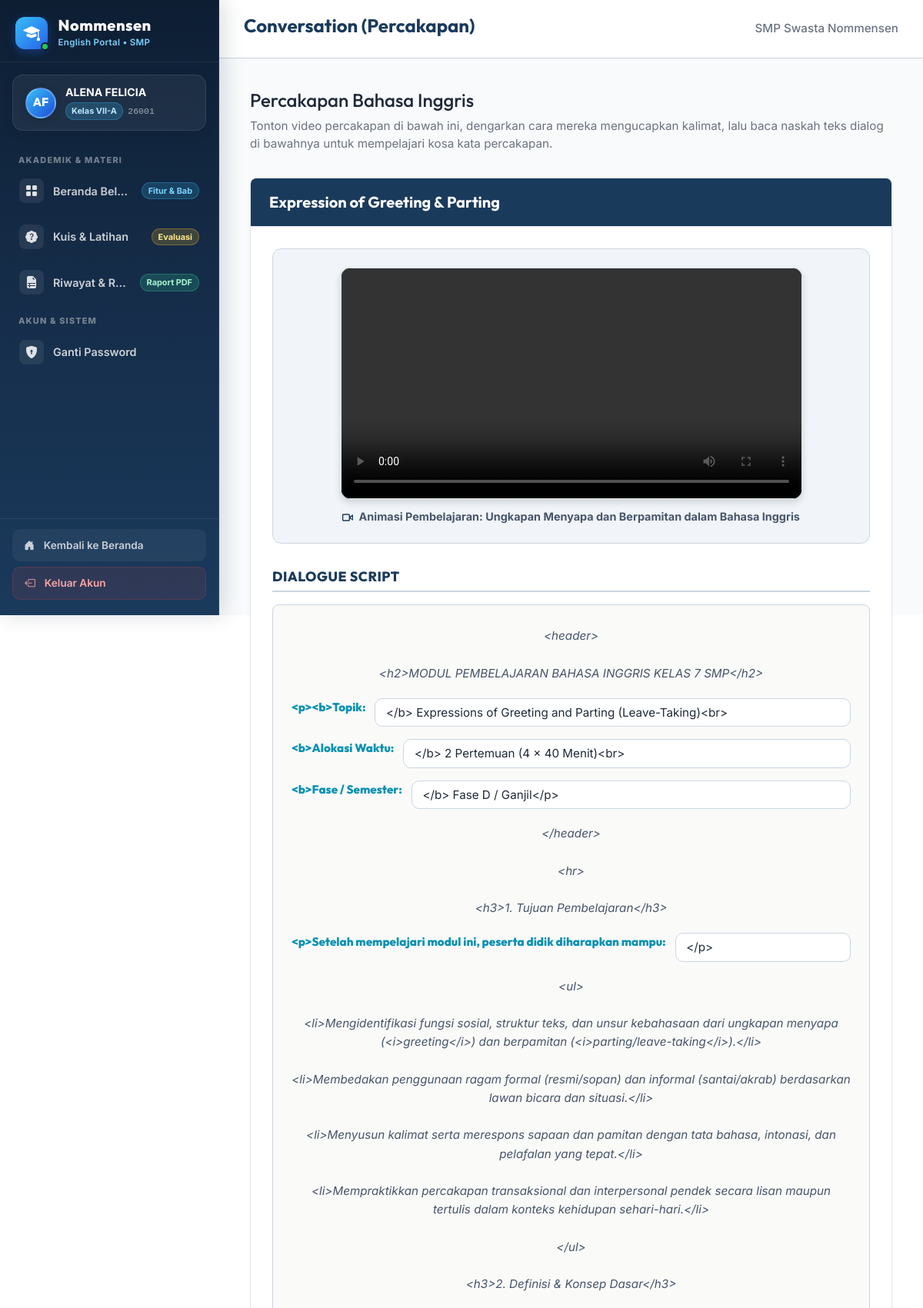
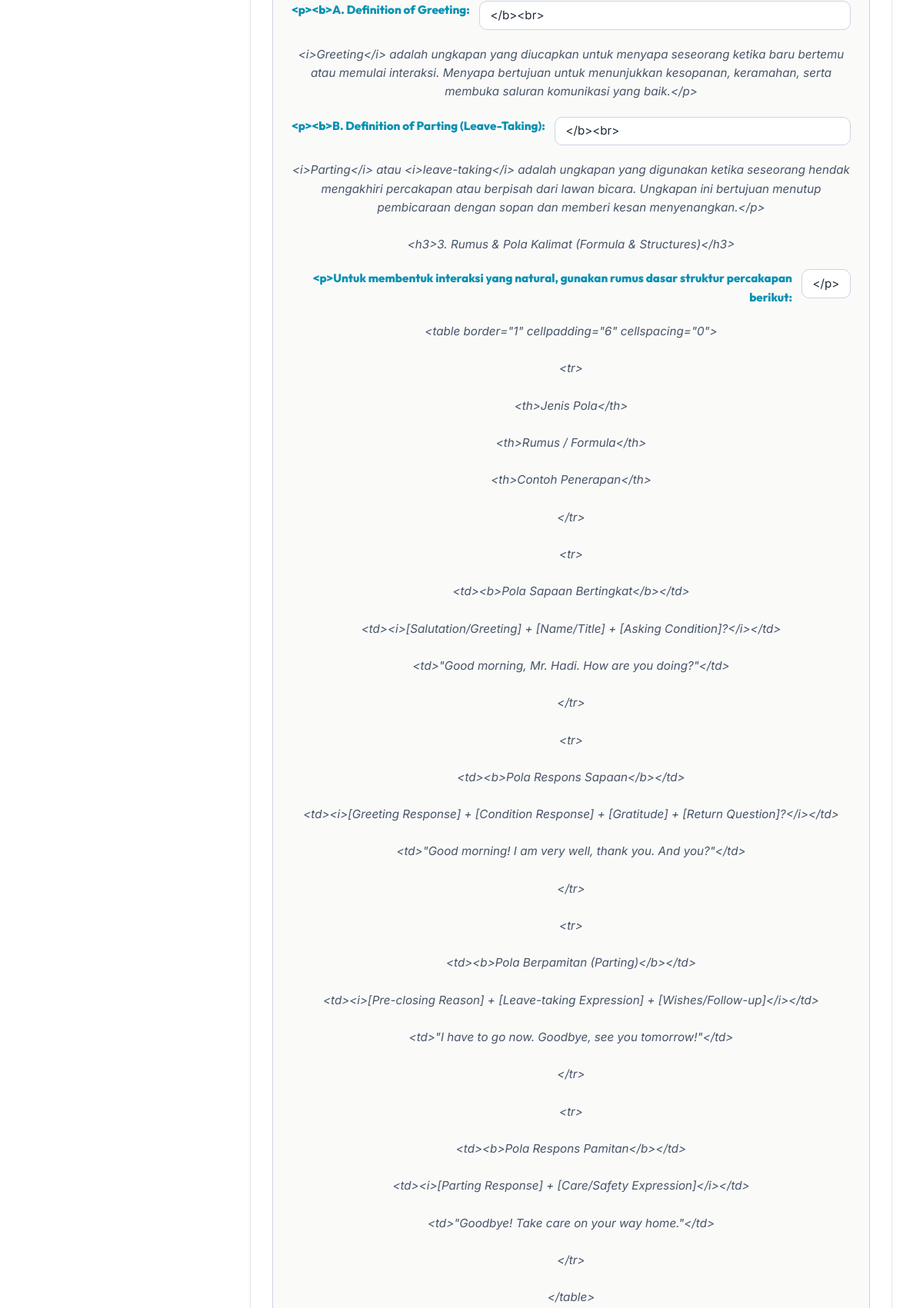
Page /siswa/conversation.php (signed in, upper part) on the committed database (2 pictures, top to bottom).
### tables this page shows
CREATE TABLE `tb_materi` (
  `id_materi` int(11) NOT NULL AUTO_INCREMENT,
  `kategori` varchar(50) NOT NULL,
  `semester` tinyint(1) NOT NULL DEFAULT 1,
  `urutan` int(11) NOT NULL DEFAULT 1,
  `judul_materi` varchar(150) NOT NULL,
  `ringkasan` text DEFAULT NULL,
  `konten_teks` text DEFAULT NULL,
  `created_at` timestamp NOT NULL DEFAULT current_timestamp(),
  `id_guru` int(11) DEFAULT NULL,
  PRIMARY KEY (`id_materi`),
  KEY `id_guru` (`id_guru`),
  CONSTRAINT `tb_materi_ibfk_1` FOREIGN KEY (`id_guru`) REFERENCES `tb_guru` (`id_guru`) ON DELETE SET NULL
);

CREATE TABLE `tb_video` (
  `id_video` int(11) NOT NULL AUTO_INCREMENT,
  `id_materi` int(11) DEFAULT NULL,
  `file_video` varchar(255) NOT NULL,
  `keterangan` varchar(255) DEFAULT NULL,
  PRIMARY KEY (`id_video`),
  KEY `id_materi` (`id_materi`),
  CONSTRAINT `tb_video_ibfk_1` FOREIGN KEY (`id_materi`) REFERENCES `tb_materi` (`id_materi`) ON DELETE CASCADE
);

### siswa/conversation.php (the view, shortened to what this page needs)
<?php
require_once '../config.php';
try {
    $stmt_materi = $pdo->prepare("
        SELECT DISTINCT m.*
        FROM tb_materi m
        JOIN tb_video v ON m.id_materi = v.id_materi
        ORDER BY m.urutan ASC
    ");
    $stmt_materi->execute();
    $units = $stmt_materi->fetchAll();
} catch (PDOException $e) {
    die("Gagal mengambil data materi: " . $e->getMessage());
}
require_once '../includes/header.php';
require_once '../includes/sidebar.php';
?>
<main class="siswa-main">
    <header class="siswa-header">
        <h1>Conversation (Percakapan)</h1>
        <div class="siswa-header-school">SMP Swasta Nommensen</div>
    </header>
    <div class="siswa-content">
        <div style="margin-bottom: 2rem;">
            <h2 style="font-family: 'Outfit', sans-serif; font-size: 1.5rem; color: #1f2937; margin-bottom: 0.5rem;">Percakapan Bahasa Inggris</h2>
            <p style="color: #6b7280; font-size: 0.95rem;">Tonton video percakapan di bawah ini, dengarkan cara mereka mengucapkan kalimat, lalu baca naskah teks dialog di bawahnya untuk mempelajari kosa kata percakapan.</p>
        </div>
        <?php if (empty($units)): ?>
            <div style="background: #ffffff; padding: 2rem; border-radius: 8px; border: 1px solid #cbd5e1; text-align: center; color: #6b7280;">
                Belum ada materi Conversation yang tersedia saat ini.
            </div>
        <?php else: ?>
            <?php foreach ($units as $unit): ?>
                <?php
                try {
                    $stmt_video = $pdo->prepare("SELECT * FROM tb_video WHERE id_materi = :id LIMIT 1");
                    $stmt_video->execute(['id' => $unit['id_materi']]);
                    $video = $stmt_video->fetch();
                } catch (PDOException $e) {
                    $video = null;
                }
                ?>
                <div style="margin-bottom: 3.5rem; background: #ffffff; border: 1px solid #e2e8f0; box-shadow: var(--shadow-sm); border-radius: 8px; overflow: hidden; box-shadow: 0 4px 6px rgba(0, 0, 0, 0.03);">
                    <div style="background-color: var(--accent-blue); color: #ffffff; padding: 1rem 1.5rem; font-family: 'Outfit', sans-serif; font-weight: 700; font-size: 1.25rem; border-bottom: 1px solid #e2e8f0;">
                        <?= htmlspecialchars($unit['judul_materi']) ?>
                    </div>
                    <div style="padding: 1.75rem;">
                        <div style="display: flex; flex-direction: column; align-items: center; margin-bottom: 2rem; background-color: #f1f5f9; padding: 1.5rem; border-radius: 12px; border: 1px solid var(--border-color);">
                            <?php if ($video): ?>
                                <video src="../assets/video/<?= htmlspecialchars($video['file_video']) ?>" controls style="width: 100%; max-width: 600px; border-radius: 12px; border: 1px solid #e2e8f0; box-shadow: var(--shadow-sm); background-color: #000000; box-shadow: 0 4px 10px rgba(0,0,0,0.15);"></video>
                                <div style="margin-top: 0.75rem; font-weight: 700; color: #475569; font-size: 0.9rem;">
                                    <?= htmlspecialchars($video['keterangan'] ?? 'Video Percakapan') ?>
                                </div>
                            <?php endif; ?>
                        </div>
                        <div>
                            <h3 style="font-family: 'Outfit', sans-serif; font-size: 1.1rem; font-weight: 800; color: var(--accent-blue); margin-bottom: 1rem; border-bottom: 2px solid var(--border-color); padding-bottom: 0.5rem; text-transform: uppercase; letter-spacing: 0.5px;">
                                Dialogue Script
                            </h3>
                            <div style="background-color: #fafaf9; border: 1px solid var(--border-color); padding: 1.5rem; border-radius: 8px; box-shadow: inset 0 2px 4px rgba(0,0,0,0.01);">
                                <?php
                                $lines = explode("\n", $unit['konten_teks']);
                                foreach ($lines as $line) {
                                    $line = trim($line);
                                    if ($line === '') continue;
                                    $colon_pos = strpos($line, ':');
                                    if ($colon_pos !== false) {
                                        $speaker = trim(substr($line, 0, $colon_pos));
                                        $dialog = trim(substr($line, $colon_pos + 1));
                                        $label_color = ($speaker === 'A') ? 'var(--accent-blue)' : '#0891b2';
                                        ?>
                                        <div style="margin-bottom: 1rem; display: flex; gap: 0.75rem; font-size: 0.95rem; line-height: 1.6; align-items: flex-start;">
                                            <div style="font-weight: 800; color: <?= $label_color ?>; min-width: 35px; text-align: right; font-family: 'Outfit', sans-serif;"><?= htmlspecialchars($speaker) ?>:</div>
                                            <div style="color: #1f2937; background: #ffffff; padding: 0.35rem 0.85rem; border-radius: 10px; border: 1px solid var(--border-color); flex-grow: 1;"><?= htmlspecialchars($dialog) ?></div>
                                        </div>
                                        <?php
                                    } else {
                                        ?>
                                        <div style="margin-bottom: 1rem; font-size: 0.95rem; color: #475569; line-height: 1.6; font-style: italic; text-align: center; padding: 0.25rem 0;">
                                            <?= htmlspecialchars($line) ?>
                                        </div>
                                        <?php
                                    }
                                }
                                ?>
                        </div>
                    </div>
                </div>
            <?php endforeach; ?>
        <?php endif; ?>
    </div>
<?php
require_once '../includes/footer.php';
?>

### assets/css/style.css (style rules this page uses)
:root { --accent-blue: #1A3A5C; --accent-blue-hover: #10243b; --bs-primary: #1A3A5C; --bs-primary-rgb: 26, 58, 92; --bg-light: #ffffff; --bg-header: #1A3A5C; --bg-footer: #10243b; --text-main: #111827; --text-muted: #6b7280; --border-color: #cbd5e1; --transition-smooth: all 0.2s ease-in-out; }
* { box-sizing: border-box; margin: 0; padding: 0; }
html, body { height: 100%; }
body { font-family: 'Inter', sans-serif; background-color: var(--bg-light); color: var(--text-main); display: flex; flex-direction: column; min-height: 100vh; }
.siswa-main { flex: 1; min-width: 0; display: flex; flex-direction: column; min-height: 100vh; background-color: #f8fafc; margin-left: 285px; width: calc(100% - 285px); }
.siswa-header { background-color: #ffffff; border-bottom: 1px solid var(--border-color); padding: 1.2rem 2rem; display: flex; justify-content: space-between; align-items: center; box-shadow: 0 1px 3px rgba(0, 0, 0, 0.02); }
.siswa-header h1 { font-family: 'Outfit', sans-serif; font-size: 1.5rem; color: var(--accent-blue); font-weight: 700; }
.siswa-header-school { font-size: 0.95rem; color: var(--text-muted); font-weight: 500; }
.siswa-content { flex-grow: 1; padding: 2.5rem; max-width: 1200px; width: 100%; margin: 0 auto; }
img, video { max-width: 100%; height: auto; }

### rows in the picture
tb_materi: judul_materi "Expression of Greeting & Parting", tb_video.keterangan "Animasi Pembelajaran: Ungkapan Menyapa dan Berpamitan dalam Bahasa Inggris", line "<header>", line "<h2>MODUL PEMBELAJARAN BAHASA INGGRIS KELAS 7 SMP</h2>", speaker "<p><b>Topik", dialog "</b> Expressions of Greeting and Parting (Leave-Taking)<br>", speaker "<b>Alokasi Waktu", dialog "</b> 2 Pertemuan (4 x 40 Menit)<br>", speaker "<b>Fase / Semester", dialog "</b> Fase D / Ganjil</p>", line "</header>", line "<hr>", line "<h3>1. Tujuan Pembelajaran</h3>", speaker "<p>Setelah mempelajari modul ini, peserta didik diharapkan mampu", dialog "</p>", line "<ul>", line "<li>Mengidentifikasi fungsi sosial, struktur teks, dan unsur kebahasaan dari ungkapan menyapa (<i>greeting</i>) dan berpamitan (<i>parting/leave-taking</i>).</li>", line "<li>Membedakan penggunaan ragam formal (resmi/sopan) dan informal (santai/akrab) berdasarkan lawan bicara dan situasi.</li>", line "<li>Menyusun kalimat serta merespons sapaan dan pamitan dengan tata bahasa, intonasi, dan pelafalan yang tepat.</li>", line "<li>Mempraktikkan percakapan transaksional dan interpersonal pendek secara lisan maupun tertulis dalam konteks kehidupan sehari-hari.</li>", line "</ul>", line "<h3>2. Definisi & Konsep Dasar</h3>", speaker "<p><b>A. Definition of Greeting", dialog "</b><br>", line "<i>Greeting</i> adalah ungkapan yang diucapkan untuk menyapa seseorang ketika baru bertemu atau memulai interaksi. Menyapa bertujuan untuk menunjukkan kesopanan, keramahan, serta membuka saluran komunikasi yang baik.</p>", speaker "<p><b>B. Definition of Parting (Leave-Taking)", line "<i>Parting</i> atau <i>leave-taking</i> adalah ungkapan yang digunakan ketika seseorang hendak mengakhiri percakapan atau berpisah dari lawan bicara. Ungkapan ini bertujuan menutup pembicaraan dengan sopan dan memberi kesan menyenangkan.</p>", line "<h3>3. Rumus & Pola Kalimat (Formula & Structures)</h3>", speaker "<p>Untuk membentuk interaksi yang natural, gunakan rumus dasar struktur percakapan berikut", line "<table border=\"1\" cellpadding=\"6\" cellspacing=\"0\">", line "<tr>", line "<th>Jenis Pola</th>", line "<th>Rumus / Formula</th>", line "<th>Contoh Penerapan</th>", line "</tr>", line "<td><b>Pola Sapaan Bertingkat</b></td>", line "<td><i>[Salutation/Greeting] + [Name/Title] + [Asking Condition]?</i></td>", line "<td>\"Good morning, Mr. Hadi. How are you doing?\"</td>", line "<td><b>Pola Respons Sapaan</b></td>", line "<td><i>[Greeting Response] + [Condition Response] + [Gratitude] + [Return Question]?</i></td>", line "<td>\"Good morning! I am very well, thank you. And you?\"</td>", line "<td><b>Pola Berpamitan (Parting)</b></td>", line "<td><i>[Pre-closing Reason] + [Leave-taking Expression] + [Wishes/Follow-up]</i></td>", line "<td>\"I have to go now. Goodbye, see you tomorrow!\"</td>", line "<td><b>Pola Respons Pamitan</b></td>", line "<td><i>[Parting Response] + [Care/Safety Expression]</i></td>", line "<td>\"Goodbye! Take care on your way home.\"</td>", line "</table>"

### other values in the picture
$initials "AF"
$nama_siswa "ALENA FELICIA"
$kelas_siswa "VII-A"
$nis_siswa "26001"
